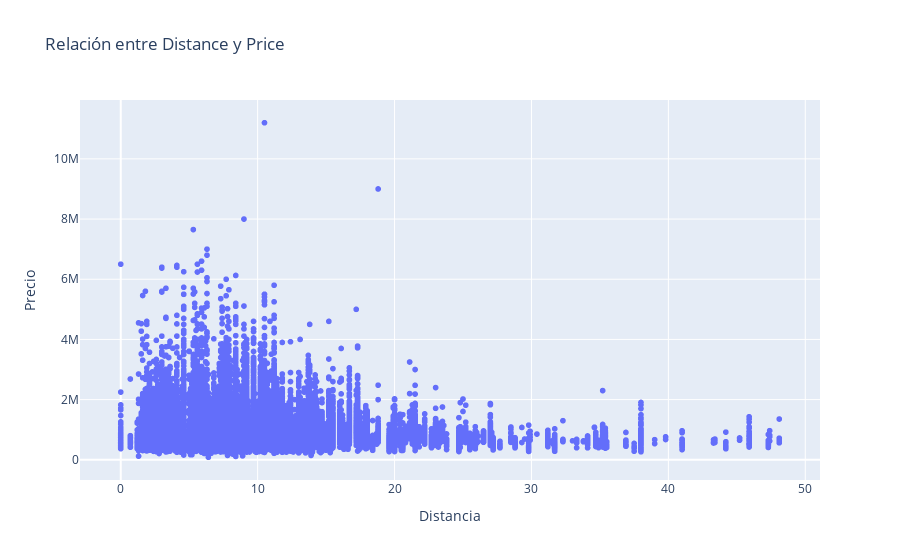

Notebook code cell kept with this figure:
### Code cell
#6
# Crear el scatterplot
fig = px.scatter(df, x='Distance', y='Price', 
                 title='Relación entre Distance y Price',
                 labels={'Distance': 'Distancia', 'Price': 'Precio'})
fig.show()

# Calcular la correlación de Spearman entre 'Distance' y 'Price'
correlacion2= df['Distance'].corr(df['Price'], method='spearman')
correlacion2
#Hay una correlación negativa y debil

### Figure 1 — Plotly figure (JSON) as saved in the notebook; plotly's stock layout.template omitted (floating-point values rounded to 4 significant figures; data arrays with more than 128 entries replaced by an {"elided": "..."} marker saying what was removed)
{"data": [{"hovertemplate": "Distancia=%{x}<br>Precio=%{y}<extra></extra>", "legendgroup": "", "marker": {"color": "#636efa", "symbol": "circle"}, "mode": "markers", "name": "", "showlegend": false, "type": "scattergl", "x": {"elided": "27247 float values"}, "xaxis": "x", "y": {"elided": "27247 int values"}, "yaxis": "y"}], "layout": {"legend": {"tracegroupgap": 0}, "title": {"text": "Relación entre Distance y Price"}, "xaxis": {"anchor": "y", "domain": [0, 1], "title": {"text": "Distancia"}}, "yaxis": {"anchor": "x", "domain": [0, 1], "title": {"text": "Precio"}}}}
